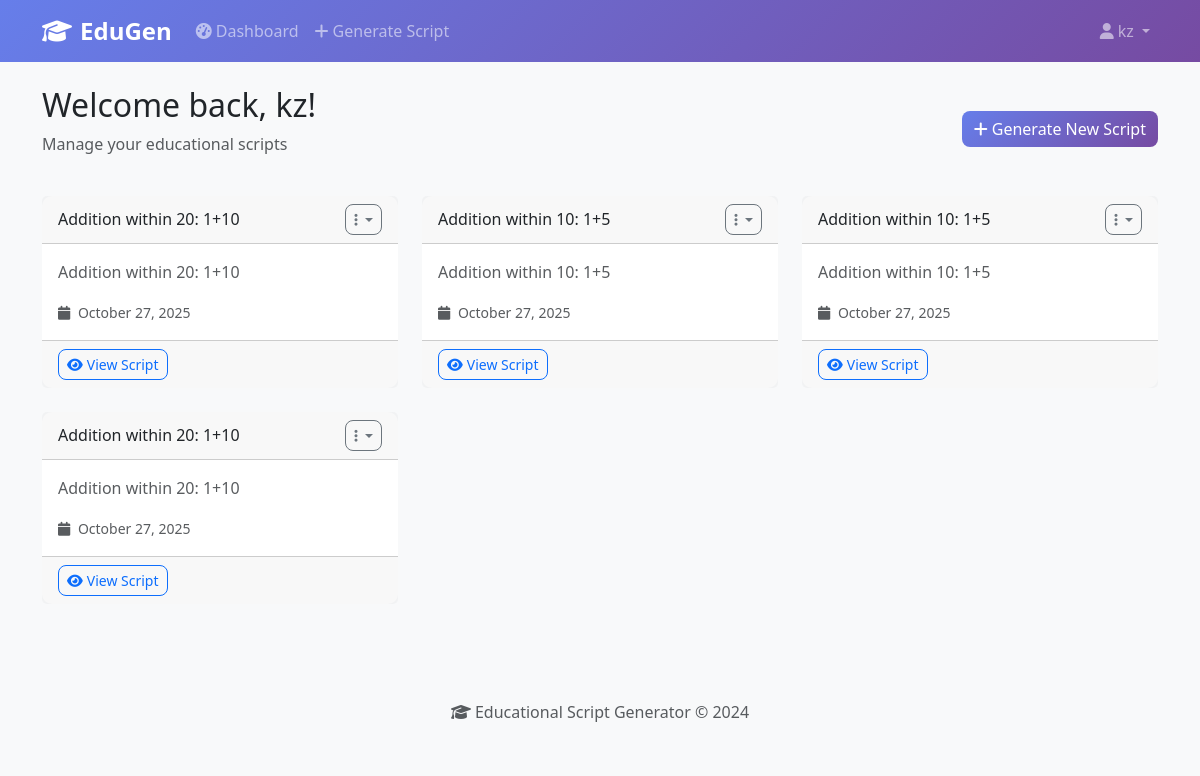
The page /dashboard (signed in) on the database its author committed.
### backend/app.py (models this page shows, shortened)
class User(db.Model):
    id = db.Column(db.Integer, primary_key=True)
    username = db.Column(db.String(80), unique=True, nullable=False)
    email = db.Column(db.String(120), unique=True, nullable=False)
    password_hash = db.Column(db.String(128), nullable=False)
    created_at = db.Column(db.DateTime, default=datetime.utcnow)
    scripts = db.relationship('Script', backref='user', lazy=True)

class Script(db.Model):
    id = db.Column(db.Integer, primary_key=True)
    title = db.Column(db.String(200), nullable=False)
    topic = db.Column(db.String(200), nullable=False)
    content = db.Column(db.Text, nullable=False)  # JSON content
    created_at = db.Column(db.DateTime, default=datetime.utcnow)
    user_id = db.Column(db.Integer, db.ForeignKey('user.id'), nullable=False)

### backend/app.py (the view)
@app.route('/dashboard')
def dashboard():
    if 'user_id' not in session:
        flash('Please log in to access the dashboard', 'error')
        return redirect(url_for('login'))
    user = User.query.get(session['user_id'])
    if user is None:  # <--- THIS LINE FIXES YOUR ERROR
        session.pop('user_id', None)  # clean bad session
        flash('Session expired. Please log in again.', 'error')
        return redirect(url_for('login'))
    scripts = Script.query.filter_by(user_id=user.id).order_by(Script.created_at.desc()).all()
    return render_template('dashboard.html', user=user, scripts=scripts)

### frontend/templates/dashboard.html (shortened to what this page needs)
{% extends "base.html" %}  {% block content %}
<div class="d-flex justify-content-between align-items-center mb-4">
  <div>
    <h1 class="h2">Welcome back, {{ user.username }}!</h1>
    <p class="text-muted">Manage your educational scripts</p>
  </div>
  <div>
    <a href="{{ url_for('generate_script') }}" class="btn btn-primary">
      <i class="fas fa-plus me-1"></i>Generate New Script
    </a>
  </div>
</div>
{% if scripts %}
<div class="row">
  {% for script in scripts %}
  <div class="col-md-6 col-lg-4 mb-4">
    <div class="card h-100">
      <div
        class="card-header d-flex justify-content-between align-items-center"
      >
        <h6 class="mb-0">{{ script.title }}</h6>
        <div class="dropdown">
          <button
            class="btn btn-sm btn-outline-secondary dropdown-toggle"
            type="button"
            data-bs-toggle="dropdown"
          >
            <i class="fas fa-ellipsis-v"></i>
          </button>
        </div>
      </div>
      <div class="card-body">
        <p class="card-text text-muted">{{ script.topic }}</p>
        <small class="text-muted">
          <i class="fas fa-calendar me-1"></i>
          {{ script.created_at.strftime('%B %d, %Y') }}
        </small>
      </div>
      <div class="card-footer">
        <a
          href="{{ url_for('view_script', script_id=script.id) }}"
          class="btn btn-outline-primary btn-sm"
        >
          <i class="fas fa-eye me-1"></i>View Script
        </a>
      </div>
    </div>
  </div>
  {% endfor %}
</div>
{% endif %} {% endblock %}

### frontend/templates/base.html (shortened to what this page needs)
<!DOCTYPE html>
<html lang="en">
  <head>
    <link
      href="https://cdn.jsdelivr.net/npm/bootstrap@5.3.0/dist/css/bootstrap.min.css"
      rel="stylesheet"
    />
    <link
      rel="stylesheet"
      href="https://cdnjs.cloudflare.com/ajax/libs/font-awesome/6.4.0/css/all.min.css"
    />
    <link
      rel="stylesheet"
      href="{{ url_for('static', filename='css/style.css') }}"
    />
  </head>
  <body>
    <nav class="navbar navbar-expand-lg navbar-dark bg-primary">
      <div class="container">
        <a class="navbar-brand" href="{{ url_for('index') }}">
          <i class="fas fa-graduation-cap me-2"></i>EduGen
        </a>
        <div class="collapse navbar-collapse" id="navbarNav">
          <ul class="navbar-nav me-auto">
            {% if session.user_id %}
            <li class="nav-item">
              <a class="nav-link" href="{{ url_for('dashboard') }}">
                <i class="fas fa-tachometer-alt me-1"></i>Dashboard
              </a>
            </li>
            <li class="nav-item">
              <a class="nav-link" href="{{ url_for('generate_script') }}">
                <i class="fas fa-plus me-1"></i>Generate Script
              </a>
            </li>
            {% endif %}
          </ul>
          <ul class="navbar-nav">
            {% if session.user_id %}
            <li class="nav-item dropdown">
              <a
                class="nav-link dropdown-toggle"
                href="#"
                role="button"
                data-bs-toggle="dropdown"
              >
                <i class="fas fa-user me-1"></i>{{ session.username }}
              </a>
            </li>
            {% endif %}
          </ul>
        </div>
      </div>
    </nav>
    <main class="container my-4">{% block content %}{% endblock %}</main>
    <footer class="bg-light text-center py-4 mt-5">
      <div class="container">
        <p class="text-muted mb-0">
          <i class="fas fa-graduation-cap me-1"></i>Educational Script Generator
          &copy; 2024
        </p>
      </div>
    </footer>
  </body>
</html>

### frontend/static/css/style.css (style rules this page uses)
body { font-family: 'Segoe UI', Tahoma, Geneva, Verdana, sans-serif; background-color: #f8f9fa; }
.navbar-brand { font-weight: bold; font-size: 1.5rem; }
.card { border: none; border-radius: 10px; transition: transform 0.2s ease-in-out; }
.btn { border-radius: 8px; font-weight: 500; }
.btn-primary { background: linear-gradient(135deg, #667eea 0%, #764ba2 100%); border: none; }
.bg-primary { background: linear-gradient(135deg, #667eea 0%, #764ba2 100%) !important; }

### rows shown on the page
User: username "kz"
Script: title "Addition within 20: 1+10", topic "Addition within 20: 1+10", created_at "October 27, 2025"
Script: title "Addition within 10: 1+5", topic "Addition within 10: 1+5", created_at "October 27, 2025"
Script: title "Addition within 10: 1+5", topic "Addition within 10: 1+5", created_at "October 27, 2025"
Script: title "Addition within 20: 1+10", topic "Addition within 20: 1+10", created_at "October 27, 2025"

### other values the page prints
{{ session.username }} "kz"
